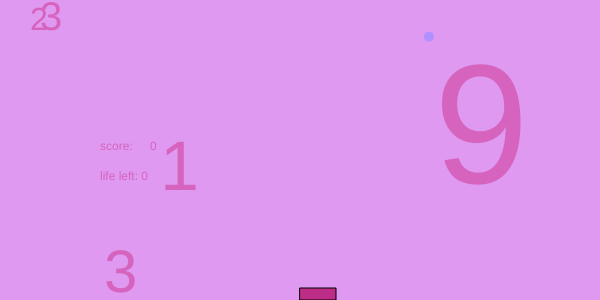
Frame 1 (no input)
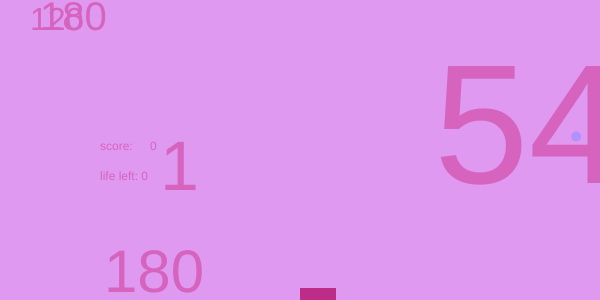
Frame 60 (no input)
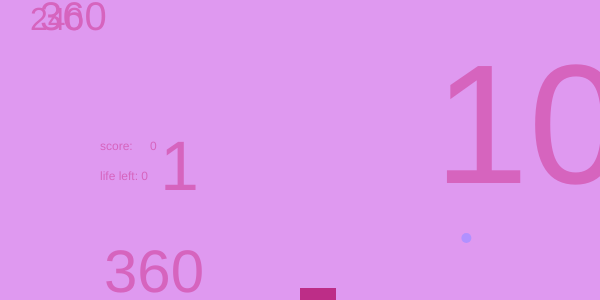
Frame 120 (the mouse pressed at the canvas centre since frame 60)

The p5.js sketch that drew these frames (run headless with seeded random() and noise() and a simulated clock; from frame 60 on, the mouse is pressed at the canvas centre):

// p5.js sketch
// ── sketch.js
/*
*Shiraz Fazli
*idea 135
*sketch 8: p5 pong
*2/27/17
*I wanted to make the game more difficult while still being playable by making the paddle faster, the ball smaller, the ball color lighter, and adding frame counts all over the screen as a distraction. I also wanted it to play differently from any pong game that I've played by making the game go on forever once level 2 is unlocked. 
 */

var paddle_x, paddle_y;
var paddle_w, paddle_h;
var paddle_step;

var ball_x, ball_y;
var ball_r;
var ball_x_step, ball_y_step;

var score;
var life;
var level;


function setup() {
    createCanvas(600, 300);
    paddle_h = 12;
    paddle_w = 3 * paddle_h;
    paddle_x = width / 2;
    paddle_y = height - paddle_h;
    paddle_step = 0;
    ball_r = 5;
    score = 0;
    life = 1
    level = 1
    reset();
}


function draw() {
    background (223, 153, 240);
    
    //fakescore
    textSize (32);
    fill (214, 100, 190);
    text (frameCount * 2, 30, 30);
    
    textSize (40);
    fill (214, 100, 190);
    text (frameCount * 3, 40, 30);
    
    textSize (60);
    fill (214, 100, 190);
    text (frameCount * 3, 104, 292);
    
    textSize (170);
    fill (214, 100, 190);
    text (frameCount * 9, 434, 183);
    
    
    // move paddle
    //paddle_x += (mouseX - paddle_x) * .1;
    paddle_x = paddle_x + paddle_step * 10;

    // is the ball hitting the right or left wall?
    if (ball_x - ball_r < 0 || ball_x + ball_r > width) {
	ball_x_step = -ball_x_step;
    }

    // hitting the top?
    if (ball_y - ball_r < 0) {
	ball_y_step = -ball_y_step;
    }

    // draw paddle
    noStroke;
    fill(189, 45, 135);
    rect(paddle_x, paddle_y, paddle_w, paddle_h);
    
    // hitting the paddle?
    if (ball_y + ball_r > paddle_y) {
	if (ball_x >= paddle_x && ball_x <= paddle_x + paddle_w) {
	    ball_y_step = -ball_y_step;
	    ball_y = paddle_y - ball_r;
        score = score + 1;
	}
	else if (ball_y + ball_r > paddle_y && level == 1) {
        background (223, 153, 240);
        textSize (120);
        text("no", 100, 100);
        	noLoop();}
    }
    
    
    // move ball by ball_x_step and ball_y_step
    ball_x = ball_x + ball_x_step;
    ball_y = ball_y + ball_y_step;

    //draw ball
    noStroke();
    fill(177, 145, 255);
    ellipse(ball_x, ball_y, ball_r * 2, ball_r * 2);
    
    textSize (12);
    fill (214, 100, 190);
    text (score, 150, height/2);
    text ("score:", 100, height/2);
    
    text ("life left: 0", 100, (height/2) +30);
    
    if (score == 3){
        level = 2}
    
    textSize (70);
    text (level, 160, (height/2) +40);

}
function reset() {
    ball_x = random(ball_r, width - ball_r);
    ball_y = random(ball_r, height / 2);
    ball_x_step = random(-5, 5);
    ball_y_step = random(1, 3);
}

function keyPressed() {
    if (keyCode == LEFT_ARROW) {
	paddle_step = -3;
    } else if (keyCode == RIGHT_ARROW) {
	paddle_step = 3;
    } else if (key == ' ') {
	reset();
    }
}

function keyReleased() {
    paddle_step = 0;
}
function mouseClicked() {
  if (level == 1){
    level = 2;
  } 
    }
